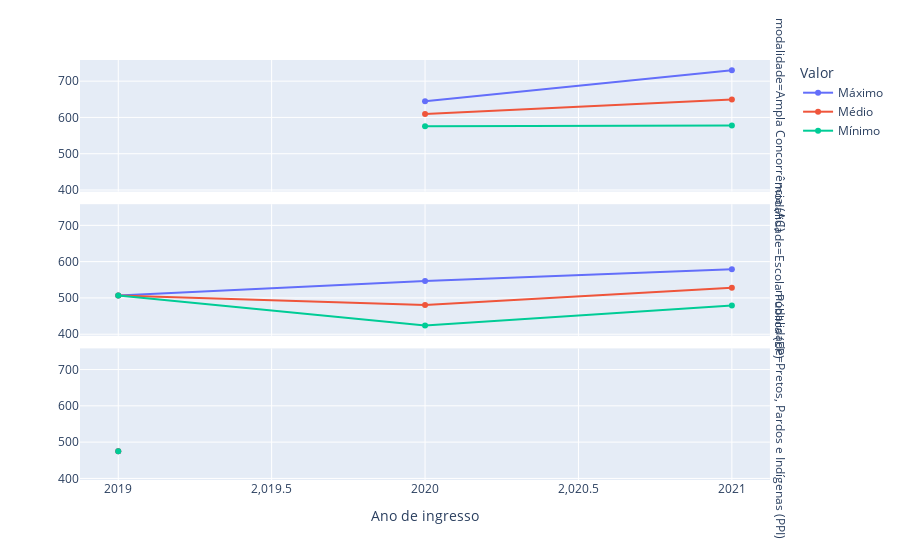

Write notebook code for a chart like this one.
### Code cell
px.line(
  molten_example_metrics,
  x='ano', y='nota',
  color='metric',
  facet_row='modalidade',
  markers=True,

  labels={
      'ano': 'Ano de ingresso',
      'nota': '',
      'metric': 'Valor',
  },
  category_orders={
      'modalidade': ['Ampla Concorrência (AC)',
                     'Escola Pública (EP)', 
                     'Pretos, Pardos e Indígenas (PPI)'],
      'metric': ['Máximo', 'Médio', 'Mínimo'],
  },
)

### Figure 1 — Plotly figure (JSON) as saved in the notebook; plotly's stock layout.template omitted (floating-point values rounded to 4 significant figures)
{"data": [{"hovertemplate": "Valor=Máximo<br>modalidade=Ampla Concorrência (AC)<br>Ano de ingresso=%{x}<br>=%{y}<extra></extra>", "legendgroup": "Máximo", "line": {"color": "#636efa", "dash": "solid"}, "marker": {"symbol": "circle"}, "mode": "markers+lines", "name": "Máximo", "orientation": "h", "showlegend": true, "type": "scatter", "x": [2020, 2021], "xaxis": "x3", "y": [644.6, 729.8], "yaxis": "y3"}, {"hovertemplate": "Valor=Máximo<br>modalidade=Escola Pública (EP)<br>Ano de ingresso=%{x}<br>=%{y}<extra></extra>", "legendgroup": "Máximo", "line": {"color": "#636efa", "dash": "solid"}, "marker": {"symbol": "circle"}, "mode": "markers+lines", "name": "Máximo", "orientation": "h", "showlegend": false, "type": "scatter", "x": [2019, 2020, 2021], "xaxis": "x2", "y": [506.5, 546.7, 579.3], "yaxis": "y2"}, {"hovertemplate": "Valor=Máximo<br>modalidade=Pretos, Pardos e Indígenas (PPI)<br>Ano de ingresso=%{x}<br>=%{y}<extra></extra>", "legendgroup": "Máximo", "line": {"color": "#636efa", "dash": "solid"}, "marker": {"symbol": "circle"}, "mode": "markers+lines", "name": "Máximo", "orientation": "h", "showlegend": false, "type": "scatter", "x": [2019], "xaxis": "x", "y": [474.6], "yaxis": "y"}, {"hovertemplate": "Valor=Médio<br>modalidade=Ampla Concorrência (AC)<br>Ano de ingresso=%{x}<br>=%{y}<extra></extra>", "legendgroup": "Médio", "line": {"color": "#EF553B", "dash": "solid"}, "marker": {"symbol": "circle"}, "mode": "markers+lines", "name": "Médio", "orientation": "h", "showlegend": true, "type": "scatter", "x": [2020, 2021], "xaxis": "x3", "y": [609.8, 649.5], "yaxis": "y3"}, {"hovertemplate": "Valor=Médio<br>modalidade=Escola Pública (EP)<br>Ano de ingresso=%{x}<br>=%{y}<extra></extra>", "legendgroup": "Médio", "line": {"color": "#EF553B", "dash": "solid"}, "marker": {"symbol": "circle"}, "mode": "markers+lines", "name": "Médio", "orientation": "h", "showlegend": false, "type": "scatter", "x": [2019, 2020, 2021], "xaxis": "x2", "y": [506.5, 480.6, 527.9], "yaxis": "y2"}, {"hovertemplate": "Valor=Médio<br>modalidade=Pretos, Pardos e Indígenas (PPI)<br>Ano de ingresso=%{x}<br>=%{y}<extra></extra>", "legendgroup": "Médio", "line": {"color": "#EF553B", "dash": "solid"}, "marker": {"symbol": "circle"}, "mode": "markers+lines", "name": "Médio", "orientation": "h", "showlegend": false, "type": "scatter", "x": [2019], "xaxis": "x", "y": [474.6], "yaxis": "y"}, {"hovertemplate": "Valor=Mínimo<br>modalidade=Ampla Concorrência (AC)<br>Ano de ingresso=%{x}<br>=%{y}<extra></extra>", "legendgroup": "Mínimo", "line": {"color": "#00cc96", "dash": "solid"}, "marker": {"symbol": "circle"}, "mode": "markers+lines", "name": "Mínimo", "orientation": "h", "showlegend": true, "type": "scatter", "x": [2020, 2021], "xaxis": "x3", "y": [575.7, 578.0], "yaxis": "y3"}, {"hovertemplate": "Valor=Mínimo<br>modalidade=Escola Pública (EP)<br>Ano de ingresso=%{x}<br>=%{y}<extra></extra>", "legendgroup": "Mínimo", "line": {"color": "#00cc96", "dash": "solid"}, "marker": {"symbol": "circle"}, "mode": "markers+lines", "name": "Mínimo", "orientation": "h", "showlegend": false, "type": "scatter", "x": [2019, 2020, 2021], "xaxis": "x2", "y": [506.5, 424.1, 479.4], "yaxis": "y2"}, {"hovertemplate": "Valor=Mínimo<br>modalidade=Pretos, Pardos e Indígenas (PPI)<br>Ano de ingresso=%{x}<br>=%{y}<extra></extra>", "legendgroup": "Mínimo", "line": {"color": "#00cc96", "dash": "solid"}, "marker": {"symbol": "circle"}, "mode": "markers+lines", "name": "Mínimo", "orientation": "h", "showlegend": false, "type": "scatter", "x": [2019], "xaxis": "x", "y": [474.6], "yaxis": "y"}], "layout": {"annotations": [{"font": {}, "showarrow": false, "text": "modalidade=Pretos, Pardos e Indígenas (PPI)", "textangle": 90, "x": 0.98, "xanchor": "left", "xref": "paper", "y": 0.1567, "yanchor": "middle", "yref": "paper"}, {"font": {}, "showarrow": false, "text": "modalidade=Escola Pública (EP)", "textangle": 90, "x": 0.98, "xanchor": "left", "xref": "paper", "y": 0.5, "yanchor": "middle", "yref": "paper"}, {"font": {}, "showarrow": false, "text": "modalidade=Ampla Concorrência (AC)", "textangle": 90, "x": 0.98, "xanchor": "left", "xref": "paper", "y": 0.8433, "yanchor": "middle", "yref": "paper"}], "legend": {"title": {"text": "Valor"}, "tracegroupgap": 0}, "margin": {"t": 60}, "xaxis": {"anchor": "y", "domain": [0, 0.98], "title": {"text": "Ano de ingresso"}}, "xaxis2": {"anchor": "y2", "domain": [0, 0.98], "matches": "x", "showticklabels": false}, "xaxis3": {"anchor": "y3", "domain": [0, 0.98], "matches": "x", "showticklabels": false}, "yaxis": {"anchor": "x", "domain": [0, 0.3133], "title": {"text": ""}}, "yaxis2": {"anchor": "x2", "domain": [0.3433, 0.6567], "matches": "y", "title": {"text": ""}}, "yaxis3": {"anchor": "x3", "domain": [0.6867, 1.0], "matches": "y", "title": {"text": ""}}}}
